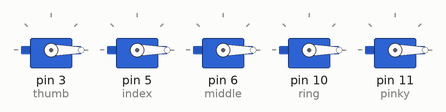
This sketch was run on a simulated Arduino Uno, built with avr-gcc and run on an emulated ATmega328P. Parts: 5 × servo.

Above: at 0.05 s.
At 2.0 s:
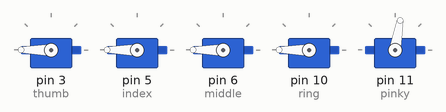
Timing chart, 0 to 4.6 s (numbered marks = the images above):
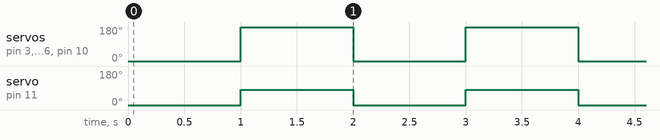

The sketch:

Servo.ino
```cpp
#include <Servo.h>

// Servo pins
int thumb = 3;
int index = 5;
int middle = 6;
int ring = 10;
int pinky = 11;

// Servo objects
Servo servoThumb;
Servo servoIndex;
Servo servoMiddle;
Servo servoRing;
Servo servoPinky;

void setup() {
  Serial.begin(9600);
  servoThumb.attach(thumb);
  servoIndex.attach(index);
  servoMiddle.attach(middle);
  servoRing.attach(ring);
  servoPinky.attach(pinky);
}

void loop() {
  servoThumb.write(0);
  servoIndex.write(0);
  servoMiddle.write(0);
  servoRing.write(0);
  servoPinky.write(0);

  delay(1000);
  servoThumb.write(180);
  servoIndex.write(180);
  servoMiddle.write(180);
  servoRing.write(180);
  servoPinky.write(80);
  delay(1000);
}
```

Measured:
- by itself, servo on pin 11 (pinky): alternates 80° for 1.0 s and 0° for 1.0 s
- by itself, servo on pin 3 (thumb), servo on pin 5 (index), servo on pin 6 (middle), servo on pin 10 (ring): alternates 180° for 1.0 s and 0° for 1.0 s
